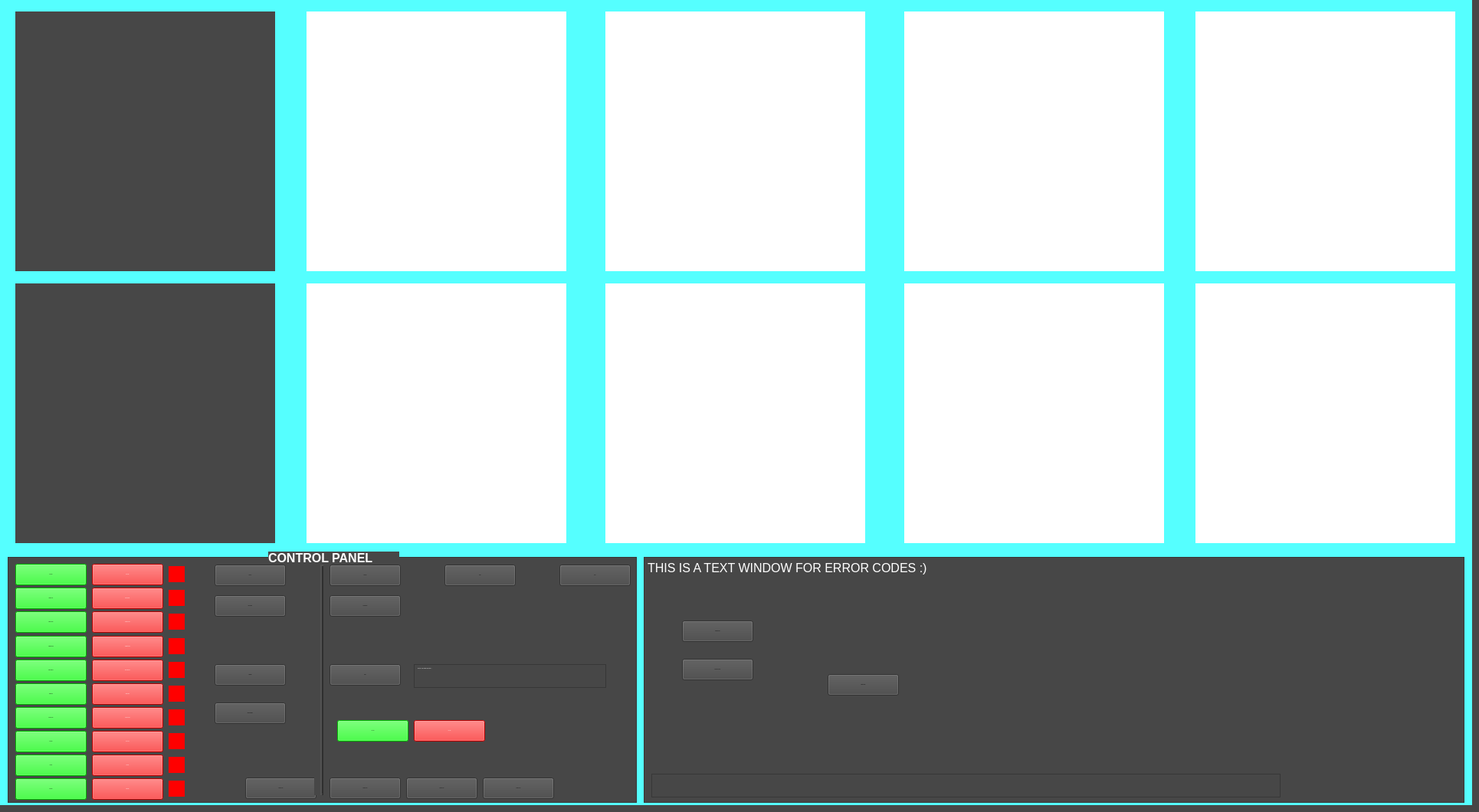
    <widget class="QWidget" name="MainMenu">
     <property name="font">
      <font>
       <pointsize>1</pointsize>
       <weight>50</weight>
       <bold>false</bold>
      </font>
     </property>
     <property name="cursor">
      <cursorShape>ArrowCursor</cursorShape>
     </property>
     <property name="styleSheet">
      <string notr="true">background-color: rgb(71, 71, 71);
</string>
     </property>
     <attribute name="title">
      <string>Main Menu</string>
     </attribute>
     <widget class="AnalogGaugeWidget" name="revs" native="true">
      <property name="geometry">
       <rect>
        <x>20</x>
        <y>15</y>
        <width>339</width>
        <height>339</height>
       </rect>
      </property>
     </widget>
     <widget class="AnalogGaugeWidget" name="fuel" native="true">
      <property name="geometry">
       <rect>
        <x>1560</x>
        <y>370</y>
        <width>339</width>
        <height>339</height>
       </rect>
      </property>
      <property name="styleSheet">
       <string notr="true">background-color: rgb(255, 255, 255);</string>
      </property>
     </widget>
     <widget class="AnalogGaugeWidget" name="fuelpressure" native="true">
      <property name="geometry">
       <rect>
        <x>790</x>
        <y>370</y>
        <width>339</width>
        <height>339</height>
       </rect>
      </property>
      <property name="autoFillBackground">
       <bool>false</bool>
      </property>
      <property name="styleSheet">
       <string notr="true">background-color: rgb(255, 255, 255);</string>
      </property>
     </widget>
     <widget class="AnalogGaugeWidget" name="oiltemp" native="true">
      <property name="geometry">
       <rect>
        <x>400</x>
        <y>15</y>
        <width>339</width>
        <height>339</height>
       </rect>
      </property>
      <property name="styleSheet">
       <string notr="true">background-color: rgb(255, 255, 255);</string>
      </property>
     </widget>
     <widget class="QPlainTextEdit" name="plainTextEdit_5">
      <property name="geometry">
       <rect>
        <x>10</x>
        <y>727</y>
        <width>821</width>
        <height>321</height>
       </rect>
      </property>
      <property name="cursor" stdset="0">
       <cursorShape>ArrowCursor</cursorShape>
      </property>
      <property name="focusPolicy">
       <enum>Qt::NoFocus</enum>
      </property>
      <property name="readOnly">
       <bool>true</bool>
      </property>
      <property name="textInteractionFlags">
       <set>Qt::NoTextInteraction</set>
      </property>
     </widget>
     <widget class="QPushButton" name="revUP">
      <property name="geometry">
       <rect>
        <x>280</x>
        <y>737</y>
        <width>93</width>
        <height>28</height>
       </rect>
      </property>
      <property name="text">
       <string>Rev UP</string>
      </property>
     </widget>
     <widget class="QPushButton" name="revDOWN">
      <property name="geometry">
       <rect>
        <x>280</x>
        <y>777</y>
        <width>93</width>
        <height>28</height>
       </rect>
      </property>
      <property name="text">
       <string>Rev DOWN</string>
      </property>
     </widget>
     <widget class="QPushButton" name="E2">
      <property name="geometry">
       <rect>
        <x>730</x>
        <y>737</y>
        <width>93</width>
        <height>28</height>
       </rect>
      </property>
      <property name="text">
       <string>EXIT</string>
      </property>
     </widget>
     <widget class="QPushButton" name="SIMS">
      <property name="geometry">
       <rect>
        <x>280</x>
        <y>867</y>
        <width>93</width>
        <height>28</height>
       </rect>
      </property>
      <property name="text">
       <string>Simulate</string>
      </property>
     </widget>
     <widget class="AnalogGaugeWidget" name="gear" native="true">
      <property name="geometry">
       <rect>
        <x>1560</x>
        <y>15</y>
        <width>339</width>
        <height>339</height>
       </rect>
      </property>
      <property name="styleSheet">
       <string notr="true">background-color: rgb(255, 255, 255);</string>
      </property>
     </widget>
     <widget class="QPushButton" name="gearUP">
      <property name="geometry">
       <rect>
        <x>430</x>
        <y>737</y>
        <width>93</width>
        <height>28</height>
       </rect>
      </property>
      <property name="text">
       <string>Gear UP</string>
      </property>
     </widget>
     <widget class="QPushButton" name="gearDOWN">
      <property name="geometry">
       <rect>
        <x>430</x>
        <y>777</y>
        <width>93</width>
        <height>28</height>
       </rect>
      </property>
      <property name="text">
       <string>Gear DOWN</string>
      </property>
     </widget>
     <widget class="QPushButton" name="simgear">
      <property name="geometry">
       <rect>
        <x>430</x>
        <y>867</y>
        <width>93</width>
        <height>28</height>
       </rect>
      </property>
      <property name="text">
       <string>SIMG</string>
      </property>
     </widget>
     <widget class="QPushButton" name="obdconnectiontest">
      <property name="geometry">
       <rect>
        <x>580</x>
        <y>737</y>
        <width>93</width>
        <height>28</height>
       </rect>
      </property>
      <property name="text">
       <string>OBD</string>
      </property>
     </widget>
     <widget class="QPlainTextEdit" name="switchHEADER">
      <property name="geometry">
       <rect>
        <x>850</x>
        <y>1010</y>
        <width>821</width>
        <height>31</height>
       </rect>
      </property>
      <property name="font">
       <font>
        <pointsize>10</pointsize>
        <weight>75</weight>
        <bold>true</bold>
        <stylestrategy>PreferAntialias</stylestrategy>
       </font>
      </property>
      <property name="cursor" stdset="0">
       <cursorShape>ArrowCursor</cursorShape>
      </property>
      <property name="focusPolicy">
       <enum>Qt::NoFocus</enum>
      </property>
      <property name="styleSheet">
       <string notr="true">color: rgb(255, 255, 255);</string>
      </property>
      <property name="verticalScrollBarPolicy">
       <enum>Qt::ScrollBarAlwaysOff</enum>
      </property>
      <property name="horizontalScrollBarPolicy">
       <enum>Qt::ScrollBarAlwaysOff</enum>
      </property>
      <property name="readOnly">
       <bool>true</bool>
      </property>
      <property name="plainText">
       <string/>
      </property>
      <property name="tabStopWidth">
       <number>80</number>
      </property>
      <property name="cursorWidth">
       <number>1</number>
      </property>
      <property name="textInteractionFlags">
       <set>Qt::NoTextInteraction</set>
      </property>
      <property name="maximumBlockCount">
       <number>0</number>
      </property>
     </widget>
     <widget class="QPushButton" name="revON">
      <property name="geometry">
       <rect>
        <x>20</x>
        <y>736</y>
        <width>93</width>
        <height>28</height>
       </rect>
      </property>
      <property name="styleSheet">
       <string notr="true">background-color: rgb(0, 255, 0);
color: rgb(0, 0, 0);</string>
      </property>
      <property name="text">
       <string>Rev ON</string>
      </property>
     </widget>
     <widget class="QPushButton" name="revOFF">
      <property name="geometry">
       <rect>
        <x>120</x>
        <y>736</y>
        <width>93</width>
        <height>28</height>
       </rect>
      </property>
      <property name="styleSheet">
       <string notr="true">background-color: rgb(255, 0, 0);
color: rgb(255, 255, 255);</string>
      </property>
      <property name="text">
       <string>Rev OFF</string>
      </property>
     </widget>
     <widget class="QPushButton" name="gearON">
      <property name="geometry">
       <rect>
        <x>20</x>
        <y>861</y>
        <width>93</width>
        <height>28</height>
       </rect>
      </property>
      <property name="styleSheet">
       <string notr="true">background-color: rgb(0, 255, 0);
color: rgb(0, 0, 0);</string>
      </property>
      <property name="text">
       <string>Eng Load ON</string>
      </property>
     </widget>
     <widget class="QPushButton" name="gearOFF">
      <property name="geometry">
       <rect>
        <x>120</x>
        <y>861</y>
        <width>93</width>
        <height>28</height>
       </rect>
      </property>
      <property name="styleSheet">
       <string notr="true">background-color: rgb(255, 0, 0);
color: rgb(255, 255, 255);</string>
      </property>
      <property name="text">
       <string>Eng Load OFF</string>
      </property>
     </widget>
     <widget class="QPushButton" name="speedON">
      <property name="geometry">
       <rect>
        <x>20</x>
        <y>892</y>
        <width>93</width>
        <height>28</height>
       </rect>
      </property>
      <property name="styleSheet">
       <string notr="true">background-color: rgb(0, 255, 0);
color: rgb(0, 0, 0);</string>
      </property>
      <property name="text">
       <string>Speed ON</string>
      </property>
     </widget>
     <widget class="QPushButton" name="boostON">
      <property name="geometry">
       <rect>
        <x>20</x>
        <y>830</y>
        <width>93</width>
        <height>28</height>
       </rect>
      </property>
      <property name="styleSheet">
       <string notr="true">background-color: rgb(0, 255, 0);
color: rgb(0, 0, 0);</string>
      </property>
      <property name="text">
       <string>Coolant Te ON</string>
      </property>
     </widget>
     <widget class="QPushButton" name="boostOFF">
      <property name="geometry">
       <rect>
        <x>120</x>
        <y>830</y>
        <width>93</width>
        <height>28</height>
       </rect>
      </property>
      <property name="styleSheet">
       <string notr="true">background-color: rgb(255, 0, 0);
color: rgb(255, 255, 255);</string>
      </property>
      <property name="text">
       <string>Coolant Te OFF</string>
      </property>
     </widget>
     <widget class="QPushButton" name="speedOFF">
      <property name="geometry">
       <rect>
        <x>120</x>
        <y>892</y>
        <width>93</width>
        <height>28</height>
       </rect>
      </property>
      <property name="styleSheet">
       <string notr="true">background-color: rgb(255, 0, 0);
color: rgb(255, 255, 255);</string>
      </property>
      <property name="text">
       <string>Speed OFF</string>
      </property>
     </widget>
     <widget class="QPushButton" name="volON">
      <property name="geometry">
       <rect>
        <x>20</x>
        <y>985</y>
        <width>93</width>
        <height>28</height>
       </rect>
      </property>
      <property name="styleSheet">
       <string notr="true">background-color: rgb(0, 255, 0);
color: rgb(0, 0, 0);</string>
      </property>
      <property name="text">
       <string>Vol ON</string>
      </property>
     </widget>
     <widget class="QPushButton" name="fuelprOFF">
      <property name="geometry">
       <rect>
        <x>120</x>
        <y>954</y>
        <width>93</width>
        <height>28</height>
       </rect>
      </property>
      <property name="styleSheet">
       <string notr="true">background-color: rgb(255, 0, 0);
color: rgb(255, 255, 255);</string>
      </property>
      <property name="text">
       <string>MAF OFF</string>
      </property>
     </widget>
     <widget class="QPushButton" name="oilteON">
      <property name="geometry">
       <rect>
        <x>20</x>
        <y>767</y>
        <width>93</width>
        <height>28</height>
       </rect>
      </property>
      <property name="styleSheet">
       <string notr="true">background-color: rgb(0, 255, 0);
color: rgb(0, 0, 0);</string>
      </property>
      <property name="text">
       <string>Baro Pr ON</string>
      </property>
     </widget>
     <widget class="QPushButton" name="oilprON">
      <property name="geometry">
       <rect>
        <x>20</x>
        <y>923</y>
        <width>93</width>
        <height>28</height>
       </rect>
      </property>
      <property name="styleSheet">
       <string notr="true">background-color: rgb(0, 255, 0);
color: rgb(0, 0, 0);</string>
      </property>
      <property name="text">
       <string>IN-MF Pr ON</string>
      </property>
     </widget>
     <widget class="QPushButton" name="volOFF">
      <property name="geometry">
       <rect>
        <x>120</x>
        <y>985</y>
        <width>93</width>
        <height>28</height>
       </rect>
      </property>
      <property name="styleSheet">
       <string notr="true">background-color: rgb(255, 0, 0);
color: rgb(255, 255, 255);</string>
      </property>
      <property name="text">
       <string>Vol OFF</string>
      </property>
     </widget>
     <widget class="QPushButton" name="oilprOFF">
      <property name="geometry">
       <rect>
        <x>120</x>
        <y>923</y>
        <width>93</width>
        <height>28</height>
       </rect>
      </property>
      <property name="styleSheet">
       <string notr="true">background-color: rgb(255, 0, 0);
color: rgb(255, 255, 255);</string>
      </property>
      <property name="text">
       <string>IN-MF Pr OFF</string>
      </property>
     </widget>
     <widget class="QPushButton" name="oilteOFF">
      <property name="geometry">
       <rect>
        <x>120</x>
        <y>767</y>
        <width>93</width>
        <height>28</height>
       </rect>
      </property>
      <property name="styleSheet">
       <string notr="true">background-color: rgb(255, 0, 0);
color: rgb(255, 255, 255);</string>
      </property>
      <property name="text">
       <string>Baro Pr OFF</string>
      </property>
     </widget>
     <widget class="QPushButton" name="fuelprON">
      <property name="geometry">
       <rect>
        <x>20</x>
        <y>954</y>
        <width>93</width>
        <height>28</height>
       </rect>
      </property>
      <property name="styleSheet">
       <string notr="true">background-color: rgb(0, 255, 0);
color: rgb(0, 0, 0);</string>
      </property>
      <property name="text">
       <string>MAF ON</string>
      </property>
     </widget>
     <widget class="QPushButton" name="fuelON">
      <property name="geometry">
       <rect>
        <x>20</x>
        <y>1016</y>
        <width>93</width>
        <height>28</height>
       </rect>
      </property>
      <property name="styleSheet">
       <string notr="true">background-color: rgb(0, 255, 0);
color: rgb(0, 0, 0);</string>
      </property>
      <property name="text">
       <string>Fuel ON</string>
      </property>
     </widget>
     <widget class="QPushButton" name="fuelOFF">
      <property name="geometry">
       <rect>
        <x>120</x>
        <y>1016</y>
        <width>93</width>
        <height>28</height>
       </rect>
      </property>
      <property name="styleSheet">
       <string notr="true">background-color: rgb(255, 0, 0);
color: rgb(255, 255, 255);</string>
      </property>
      <property name="text">
       <string>Fuel OFF</string>
      </property>
     </widget>
     <widget class="QPushButton" name="allON">
      <property name="geometry">
       <rect>
        <x>440</x>
        <y>940</y>
        <width>93</width>
        <height>28</height>
       </rect>
      </property>
      <property name="styleSheet">
       <string notr="true">background-color: rgb(0, 255, 0);
color: rgb(0, 0, 0);</string>
      </property>
      <property name="text">
       <string>ALL ON</string>
      </property>
     </widget>
     <widget class="QPushButton" name="allOFF">
      <property name="geometry">
       <rect>
        <x>540</x>
        <y>940</y>
        <width>93</width>
        <height>28</height>
       </rect>
      </property>
      <property name="styleSheet">
       <string notr="true">background-color: rgb(255, 0, 0);
color: rgb(255, 255, 255);</string>
      </property>
      <property name="text">
       <string>ALL OFF</string>
      </property>
     </widget>
     <widget class="QPushButton" name="startcar_3">
      <property name="geometry">
       <rect>
        <x>320</x>
        <y>1015</y>
        <width>93</width>
        <height>28</height>
       </rect>
      </property>
      <property name="text">
       <string>Me BUTTON</string>
      </property>
     </widget>
     <widget class="QPushButton" name="startcar_4">
      <property name="geometry">
       <rect>
        <x>430</x>
        <y>1015</y>
        <width>93</width>
        <height>28</height>
       </rect>
      </property>
      <property name="text">
       <string>Me BUTTON</string>
      </property>
     </widget>
     <widget class="QPushButton" name="startcar_5">
      <property name="geometry">
       <rect>
        <x>530</x>
        <y>1015</y>
        <width>93</width>
        <height>28</height>
       </rect>
      </property>
      <property name="text">
       <string>Me BUTTON</string>
      </property>
     </widget>
     <widget class="QPushButton" name="startcar_6">
      <property name="geometry">
       <rect>
        <x>630</x>
        <y>1015</y>
        <width>93</width>
        <height>28</height>
       </rect>
      </property>
      <property name="text">
       <string>Me BUTTON</string>
      </property>
     </widget>
     <widget class="QPushButton" name="codeupdater">
      <property name="geometry">
       <rect>
        <x>1080</x>
        <y>880</y>
        <width>93</width>
        <height>28</height>
       </rect>
      </property>
      <property name="text">
       <string>update codes</string>
      </property>
     </widget>
     <widget class="Line" name="line_2">
      <property name="geometry">
       <rect>
        <x>410</x>
        <y>737</y>
        <width>20</width>
        <height>301</height>
       </rect>
      </property>
      <property name="frameShadow">
       <enum>QFrame::Raised</enum>
      </property>
      <property name="lineWidth">
       <number>2</number>
      </property>
      <property name="orientation">
       <enum>Qt::Vertical</enum>
      </property>
     </widget>
     <widget class="QWidget" name="revSTATUS" native="true">
      <property name="geometry">
       <rect>
        <x>220</x>
        <y>739</y>
        <width>21</width>
        <height>21</height>
       </rect>
      </property>
      <property name="styleSheet">
       <string notr="true">background-color: rgb(255, 0, 0);</string>
      </property>
     </widget>
     <widget class="QWidget" name="gearSTATUS" native="true">
      <property name="geometry">
       <rect>
        <x>220</x>
        <y>864</y>
        <width>21</width>
        <height>21</height>
       </rect>
      </property>
      <property name="styleSheet">
       <string notr="true">background-color: rgb(255, 0, 0);</string>
      </property>
     </widget>
     <widget class="QWidget" name="speedSTATUS" native="true">
      <property name="geometry">
       <rect>
        <x>220</x>
        <y>895</y>
        <width>21</width>
        <height>21</height>
       </rect>
      </property>
      <property name="styleSheet">
       <string notr="true">background-color: rgb(255, 0, 0);</string>
      </property>
     </widget>
     <widget class="QWidget" name="boostSTATUS" native="true">
      <property name="geometry">
       <rect>
        <x>220</x>
        <y>833</y>
        <width>21</width>
        <height>21</height>
       </rect>
      </property>
      <property name="styleSheet">
       <string notr="true">background-color: rgb(255, 0, 0);</string>
      </property>
     </widget>
     <widget class="QWidget" name="oilteSTATUS" native="true">
      <property name="geometry">
       <rect>
        <x>220</x>
        <y>770</y>
        <width>21</width>
        <height>21</height>
       </rect>
      </property>
      <property name="styleSheet">
       <string notr="true">background-color: rgb(255, 0, 0);</string>
      </property>
     </widget>
     <widget class="QWidget" name="oilprSTATUS" native="true">
      <property name="geometry">
       <rect>
        <x>220</x>
        <y>926</y>
        <width>21</width>
        <height>21</height>
       </rect>
      </property>
      <property name="styleSheet">
       <string notr="true">background-color: rgb(255, 0, 0);</string>
      </property>
     </widget>
     <widget class="QWidget" name="volSTATUS" native="true">
      <property name="geometry">
       <rect>
        <x>220</x>
        <y>988</y>
        <width>21</width>
        <height>21</height>
       </rect>
      </property>
      <property name="styleSheet">
       <string notr="true">background-color: rgb(255, 0, 0);</string>
      </property>
     </widget>
     <widget class="QWidget" name="fuelprSTATUS" native="true">
      <property name="geometry">
       <rect>
        <x>220</x>
        <y>957</y>
        <width>21</width>
        <height>21</height>
       </rect>
      </property>
      <property name="styleSheet">
       <string notr="true">background-color: rgb(255, 0, 0);</string>
      </property>
     </widget>
     <widget class="QWidget" name="fuelSTATUS" native="true">
      <property name="geometry">
       <rect>
        <x>220</x>
        <y>1019</y>
        <width>21</width>
        <height>21</height>
       </rect>
      </property>
      <property name="styleSheet">
       <string notr="true">background-color: rgb(255, 0, 0);</string>
      </property>
     </widget>
     <widget class="QPlainTextEdit" name="plainTextEdit_2">
      <property name="geometry">
       <rect>
        <x>540</x>
        <y>867</y>
        <width>251</width>
        <height>31</height>
       </rect>
      </property>
      <property name="styleSheet">
       <string notr="true">color: rgb(255, 255, 255);</string>
      </property>
      <property name="plainText">
       <string>&lt;&lt;&lt;--- Rude software crash button :(</string>
      </property>
     </widget>
     <widget class="QLabel" name="label">
      <property name="geometry">
       <rect>
        <x>350</x>
        <y>720</y>
        <width>171</width>
        <height>16</height>
       </rect>
      </property>
      <property name="font">
       <font>
        <pointsize>12</pointsize>
        <weight>75</weight>
        <bold>true</bold>
        <stylestrategy>PreferAntialias</stylestrategy>
       </font>
      </property>
      <property name="styleSheet">
       <string notr="true">color: rgb(255, 255, 255);</string>
      </property>
      <property name="text">
       <string>CONTROL PANEL</string>
      </property>
     </widget>
     <widget class="QPushButton" name="obdconnect">
      <property name="geometry">
       <rect>
        <x>280</x>
        <y>917</y>
        <width>93</width>
        <height>28</height>
       </rect>
      </property>
      <property name="text">
       <string>OBDCONNECT</string>
      </property>
     </widget>
     <widget class="AnalogGaugeWidget" name="tbf" native="true">
      <property name="geometry">
       <rect>
        <x>790</x>
        <y>15</y>
        <width>339</width>
        <height>339</height>
       </rect>
      </property>
      <property name="styleSheet">
       <string notr="true">background-color: rgb(255, 255, 255);</string>
      </property>
     </widget>
     <widget class="QTextEdit" name="textEdit">
      <property name="geometry">
       <rect>
        <x>840</x>
        <y>727</y>
        <width>1071</width>
        <height>321</height>
       </rect>
      </property>
      <property name="cursor" stdset="0">
       <cursorShape>ArrowCursor</cursorShape>
      </property>
      <property name="focusPolicy">
       <enum>Qt::NoFocus</enum>
      </property>
      <property name="styleSheet">
       <string notr="true">color: rgb(255, 255, 255);</string>
      </property>
      <property name="readOnly">
       <bool>true</bool>
      </property>
      <property name="html">
       <string>&lt;!DOCTYPE HTML PUBLIC &quot;-//W3C//DTD HTML 4.0//EN&quot; &quot;http://www.w3.org/TR/REC-html40/strict.dtd&quot;&gt;
&lt;html&gt;&lt;head&gt;&lt;meta name=&quot;qrichtext&quot; content=&quot;1&quot; /&gt;&lt;style type=&quot;text/css&quot;&gt;
p, li { white-space: pre-wrap; }
&lt;/style&gt;&lt;/head&gt;&lt;body style=&quot; font-family:'MS Shell Dlg 2'; font-size:7.8pt; font-weight:400; font-style:normal;&quot;&gt;
&lt;p style=&quot; margin-top:0px; margin-bottom:0px; margin-left:0px; margin-right:0px; -qt-block-indent:0; text-indent:0px;&quot;&gt;&lt;span style=&quot; font-size:12pt;&quot;&gt;THIS IS A TEXT WINDOW FOR ERROR CODES :)&lt;/span&gt;&lt;/p&gt;&lt;/body&gt;&lt;/html&gt;</string>
      </property>
      <property name="textInteractionFlags">
       <set>Qt::NoTextInteraction</set>
      </property>
     </widget>
     <widget class="AnalogGaugeWidget" name="speed" native="true">
      <property name="geometry">
       <rect>
        <x>20</x>
        <y>370</y>
        <width>339</width>
        <height>339</height>
       </rect>
      </property>
     </widget>
     <widget class="AnalogGaugeWidget" name="psi" native="true">
      <property name="geometry">
       <rect>
        <x>1180</x>
        <y>15</y>
        <width>339</width>
        <height>339</height>
       </rect>
      </property>
      <property name="styleSheet">
       <string notr="true">background-color: rgb(255, 255, 255);</string>
      </property>
     </widget>
     <widget class="AnalogGaugeWidget" name="voltage" native="true">
      <property name="geometry">
       <rect>
        <x>1180</x>
        <y>370</y>
        <width>339</width>
        <height>339</height>
       </rect>
      </property>
      <property name="styleSheet">
       <string notr="true">background-color: rgb(255, 255, 255);</string>
      </property>
     </widget>
     <widget class="AnalogGaugeWidget" name="oilpressure" native="true">
      <property name="geometry">
       <rect>
        <x>400</x>
        <y>370</y>
        <width>339</width>
        <height>339</height>
       </rect>
      </property>
      <property name="styleSheet">
       <string notr="true">background-color: rgb(255, 255, 255);</string>
      </property>
     </widget>
     <widget class="QPushButton" name="tbfON">
      <property name="geometry">
       <rect>
        <x>20</x>
        <y>798</y>
        <width>93</width>
        <height>28</height>
       </rect>
      </property>
      <property name="styleSheet">
       <string notr="true">background-color: rgb(0, 255, 0);
color: rgb(0, 0, 0);</string>
      </property>
      <property name="text">
       <string>Intake Te ON</string>
      </property>
     </widget>
     <widget class="QPushButton" name="tbfOFF">
      <property name="geometry">
       <rect>
        <x>120</x>
        <y>798</y>
        <width>93</width>
        <height>28</height>
       </rect>
      </property>
      <property name="styleSheet">
       <string notr="true">background-color: rgb(255, 0, 0);
color: rgb(255, 255, 255);</string>
      </property>
      <property name="text">
       <string>Intake Te OFF</string>
      </property>
     </widget>
     <widget class="QWidget" name="tbfSTATUS" native="true">
      <property name="geometry">
       <rect>
        <x>220</x>
        <y>801</y>
        <width>21</width>
        <height>21</height>
       </rect>
      </property>
      <property name="styleSheet">
       <string notr="true">background-color: rgb(255, 0, 0);</string>
      </property>
     </widget>
     <widget class="QPushButton" name="runninggogo">
      <property name="geometry">
       <rect>
        <x>890</x>
        <y>810</y>
        <width>93</width>
        <height>28</height>
       </rect>
      </property>
      <property name="text">
       <string>RUNNING GO</string>
      </property>
     </widget>
     <widget class="QPushButton" name="runningstop">
      <property name="geometry">
       <rect>
        <x>890</x>
        <y>860</y>
        <width>93</width>
        <height>28</height>
       </rect>
      </property>
      <property name="text">
       <string>RUNNING STOP</string>
      </property>
     </widget>
     <widget class="QWidget" name="BACKGROUNDMAIN" native="true">
      <property name="geometry">
       <rect>
        <x>0</x>
        <y>0</y>
        <width>1921</width>
        <height>1051</height>
       </rect>
      </property>
      <property name="styleSheet">
       <string notr="true">background-color: rgb(85, 255, 255);</string>
      </property>
      <widget class="QWidget" name="widget_6" native="true">
       <property name="geometry">
        <rect>
         <x>890</x>
         <y>460</y>
         <width>141</width>
         <height>141</height>
        </rect>
       </property>
       <property name="styleSheet">
        <string notr="true">background-color: rgba(71,71,71,255);</string>
       </property>
      </widget>
      <widget class="QWidget" name="widget_5" native="true">
       <property name="geometry">
        <rect>
         <x>890</x>
         <y>110</y>
         <width>141</width>
         <height>141</height>
        </rect>
       </property>
       <property name="styleSheet">
        <string notr="true">background-color: rgba(71,71,71,255);</string>
       </property>
      </widget>
      <widget class="QWidget" name="widget" native="true">
       <property name="geometry">
        <rect>
         <x>120</x>
         <y>110</y>
         <width>141</width>
         <height>141</height>
        </rect>
       </property>
       <property name="styleSheet">
        <string notr="true">background-color: rgba(71,71,71,255);</string>
       </property>
      </widget>
      <widget class="QWidget" name="widget_3" native="true">
       <property name="geometry">
        <rect>
         <x>500</x>
         <y>110</y>
         <width>141</width>
         <height>141</height>
        </rect>
       </property>
       <property name="styleSheet">
        <string notr="true">background-color: rgba(71,71,71,255);</string>
       </property>
      </widget>
      <widget class="QWidget" name="widget_7" native="true">
       <property name="geometry">
        <rect>
         <x>1280</x>
         <y>110</y>
         <width>141</width>
         <height>141</height>
        </rect>
       </property>
       <property name="styleSheet">
        <string notr="true">background-color: rgba(71,71,71,255);</string>
       </property>
      </widget>
      <widget class="QWidget" name="widget_4" native="true">
       <property name="geometry">
        <rect>
         <x>500</x>
         <y>460</y>
         <width>141</width>
         <height>141</height>
        </rect>
       </property>
       <property name="styleSheet">
        <string notr="true">background-color: rgba(71,71,71,255);</string>
       </property>
      </widget>
      <widget class="QWidget" name="widget_8" native="true">
       <property name="geometry">
        <rect>
         <x>1280</x>
         <y>460</y>
         <width>141</width>
         <height>141</height>
        </rect>
       </property>
       <property name="styleSheet">
        <string notr="true">background-color: rgba(71,71,71,255);</string>
       </property>
      </widget>
      <widget class="QWidget" name="widget_10" native="true">
       <property name="geometry">
        <rect>
         <x>120</x>
         <y>460</y>
         <width>141</width>
         <height>141</height>
        </rect>
       </property>
       <property name="styleSheet">
        <string notr="true">background-color: rgba(71,71,71,255);</string>
       </property>
      </widget>
      <widget class="QWidget" name="widget_9" native="true">
       <property name="geometry">
        <rect>
         <x>1660</x>
         <y>110</y>
         <width>141</width>
         <height>141</height>
        </rect>
       </property>
       <property name="styleSheet">
        <string notr="true">background-color: rgba(71,71,71,255);</string>
       </property>
      </widget>
      <widget class="QWidget" name="widget_11" native="true">
       <property name="geometry">
        <rect>
         <x>1670</x>
         <y>460</y>
         <width>141</width>
         <height>141</height>
        </rect>
       </property>
       <property name="styleSheet">
        <string notr="true">background-color: rgba(71,71,71,255);</string>
       </property>
      </widget>
     </widget>
     <zorder>BACKGROUNDMAIN</zorder>
     <zorder>plainTextEdit_5</zorder>
     <zorder>revs</zorder>
     <zorder>fuel</zorder>
     <zorder>fuelpressure</zorder>
     <zorder>oiltemp</zorder>
     <zorder>revUP</zorder>
     <zorder>revDOWN</zorder>
     <zorder>E2</zorder>
     <zorder>SIMS</zorder>
     <zorder>gear</zorder>
     <zorder>gearUP</zorder>
     <zorder>gearDOWN</zorder>
     <zorder>simgear</zorder>
     <zorder>obdconnectiontest</zorder>
     <zorder>revON</zorder>
     <zorder>revOFF</zorder>
     <zorder>gearON</zorder>
     <zorder>gearOFF</zorder>
     <zorder>speedON</zorder>
     <zorder>boostON</zorder>
     <zorder>boostOFF</zorder>
     <zorder>speedOFF</zorder>
     <zorder>volON</zorder>
     <zorder>fuelprOFF</zorder>
     <zorder>oilteON</zorder>
     <zorder>oilprON</zorder>
     <zorder>volOFF</zorder>
     <zorder>oilprOFF</zorder>
     <zorder>oilteOFF</zorder>
     <zorder>fuelprON</zorder>
     <zorder>fuelON</zorder>
     <zorder>fuelOFF</zorder>
     <zorder>allON</zorder>
     <zorder>allOFF</zorder>
     <zorder>startcar_3</zorder>
     <zorder>startcar_4</zorder>
     <zorder>startcar_5</zorder>
     <zorder>startcar_6</zorder>
     <zorder>line_2</zorder>
     <zorder>revSTATUS</zorder>
     <zorder>gearSTATUS</zorder>
     <zorder>speedSTATUS</zorder>
     <zorder>boostSTATUS</zorder>
     <zorder>oilteSTATUS</zorder>
     <zorder>oilprSTATUS</zorder>
     <zorder>volSTATUS</zorder>
     <zorder>fuelprSTATUS</zorder>
     <zorder>fuelSTATUS</zorder>
     <zorder>plainTextEdit_2</zorder>
     <zorder>obdconnect</zorder>
     <zorder>tbf</zorder>
     <zorder>textEdit</zorder>
     <zorder>speed</zorder>
     <zorder>psi</zorder>
     <zorder>voltage</zorder>
     <zorder>oilpressure</zorder>
     <zorder>switchHEADER</zorder>
     <zorder>tbfON</zorder>
     <zorder>tbfOFF</zorder>
     <zorder>tbfSTATUS</zorder>
     <zorder>label</zorder>
     <zorder>runninggogo</zorder>
     <zorder>runningstop</zorder>
     <zorder>codeupdater</zorder>
    </widget>
